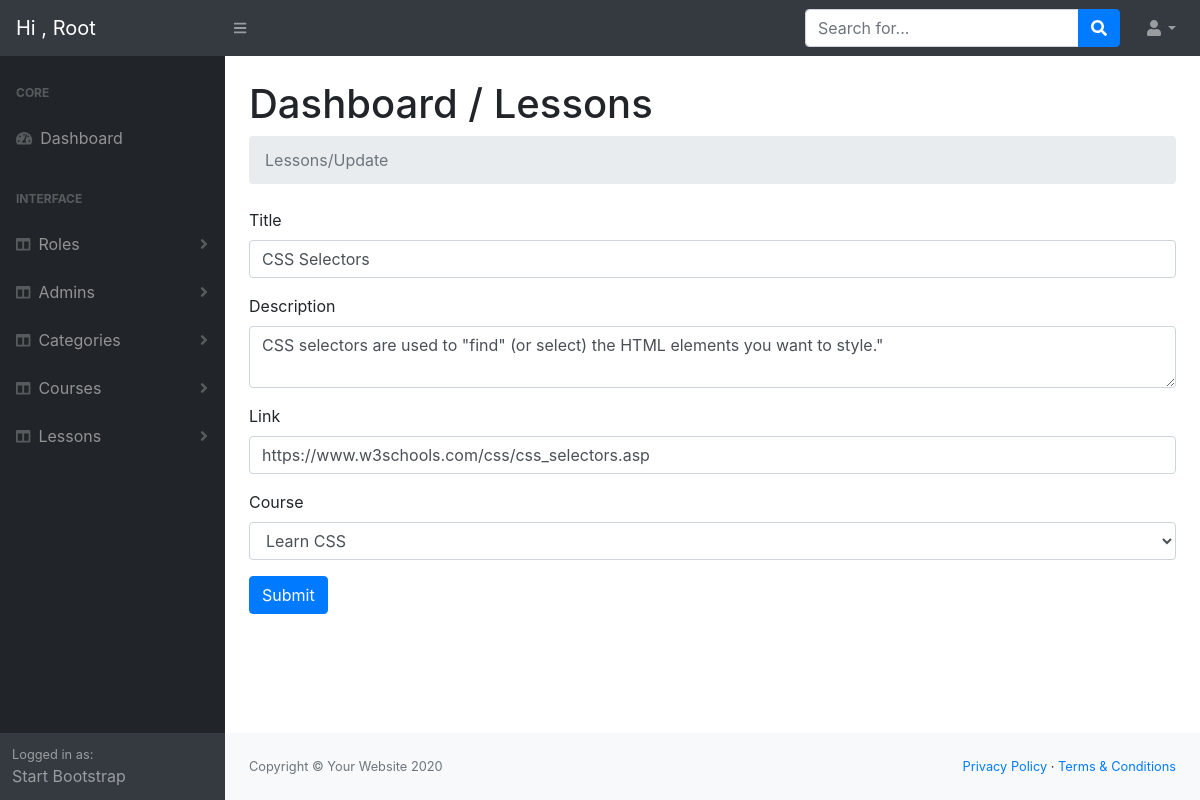
/dashboard/Lessons/edit.php?id=4 (signed in), run on the app's committed database.
### tables this page shows
CREATE TABLE `lessons` (
  `id` tinyint(3) UNSIGNED NOT NULL,
  `title` char(30) NOT NULL,
  `description` text NOT NULL,
  `link` char(50) NOT NULL,
  `course_id` int(10) UNSIGNED NOT NULL
);

### dashboard/Lessons/edit.php (the view, shortened to what this page needs)
<?php
require '../helpers/functions.php';
$sql = "select * from courses";
$coursesObj  = DoQuery($sql);
$id = $_GET['id'];
$sql = "select * from lessons where id = $id ";
$op  = DoQuery($sql);
$LessonData = mysqli_fetch_assoc($op);
require '../layouts/header.php';
require '../layouts/nav.php';
require '../layouts/sidNav.php';
?>
<main>
  <div class="container-fluid">
    <h1 class="mt-4">Dashboard / Lessons</h1>
    <ol class="breadcrumb mb-4">
    </ol>
    <form action="<?php echo htmlspecialchars($_SERVER['PHP_SELF']) .'?id=' .$LessonData['id']; ?>" method="post" enctype="multipart/form-data">
      <div class="form-group">
        <label for="exampleInputTitle">Title</label>
        <input type="text" class="form-control" required id="exampleInputTitle" aria-describedby="" name="title" placeholder="Enter Title" value="<?php echo $LessonData['title']; ?>">
      </div>
      <div class="form-group">
        <label for="description">Description</label>
        <textarea class="form-control" required id="description" name="description" placeholder="Enter Description"><?php echo $LessonData['description']; ?>"</textarea>
      </div>
      <div class="form-group">
        <label for="exampleInputLink">Link</label>
        <input type="text" class="form-control" required id="exampleInputLink" aria-describedby="" name="link" placeholder="Enter Link" value="<?php echo $LessonData['link']; ?>">
      </div>
      <div class="form-group">
        <label for="exampleInputPassword">Course</label>
        <select class="form-control" required name="course_id">
          <?php
          while ($data = mysqli_fetch_assoc($coursesObj)) {
          ?>
            <option value="<?php echo $data['id']; ?>"><?php echo $data['title']; ?></option>
          <?php }  ?>
        </select>
      </div>
      <button type="submit" class="btn btn-primary">Submit</button>
    </form>
</main>
<?php
require '../layouts/footer.php';
?>

### data on the page
lessons: title "CSS Selectors", description "CSS selectors are used to \"find\" (or select) the HTML elements you want to style.\"", link "https://www.w3schools.com/css/css_selectors.asp"

### other printed values
$_SESSION['user']['fname'] "Root"
$module "Roles"
$module "Admins"
$module "Categories"
$module "Courses"
$module "Lessons"
$message "Lessons/Update"
form field course_id "Learn CSS"
